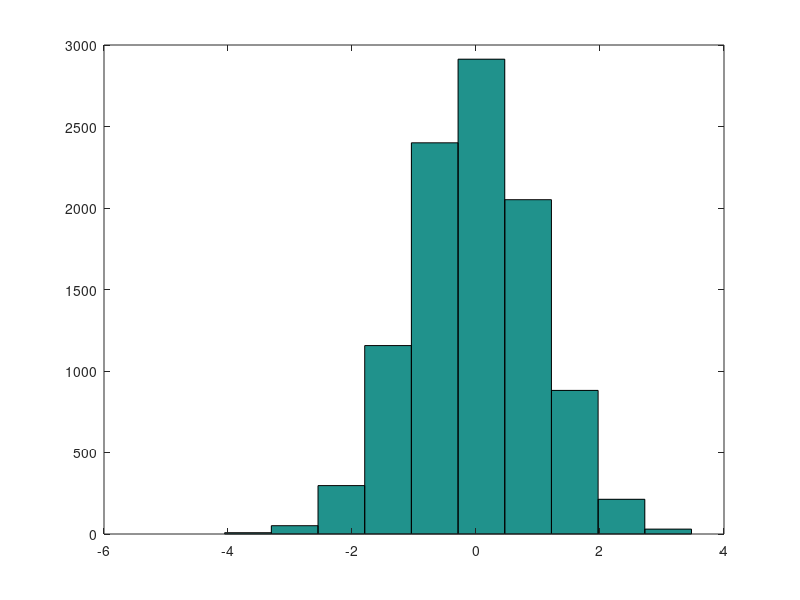

MATLAB code to generate this figure:
a=0;
b=2;
x_u=a+(b-a)*rand(10000,1);
mean(x_u)
var(x_u)
hist(x_u)
prob=nnz(x_u<(0.5*b))/10000
mu=0;
sigma=1;

x_g=mu+sigma*randn(10000,1);
mean(x_g)
var(x_g)
hist(x_g)
nnz_value1=nnz(x_g<sigma)/10000
nnz_value2=nnz(x_g<-sigma)/10000
nnz_value1-nnz_value2

